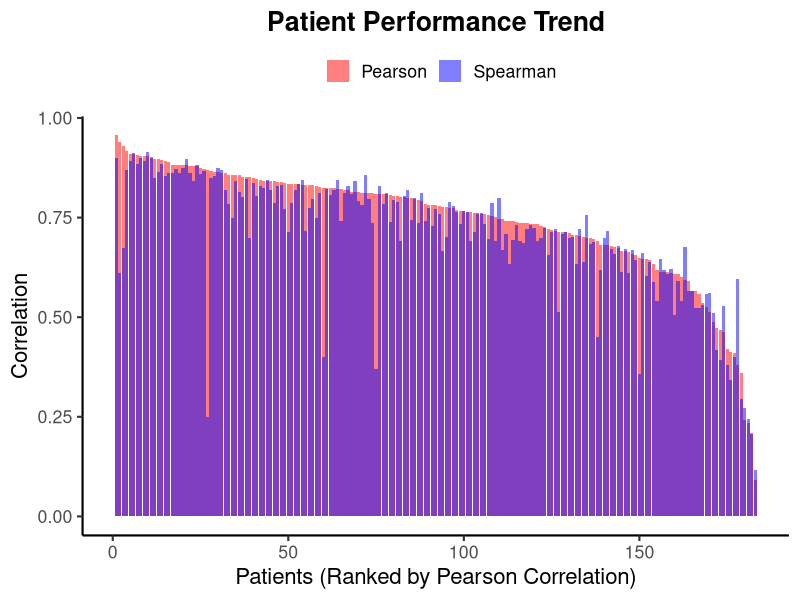
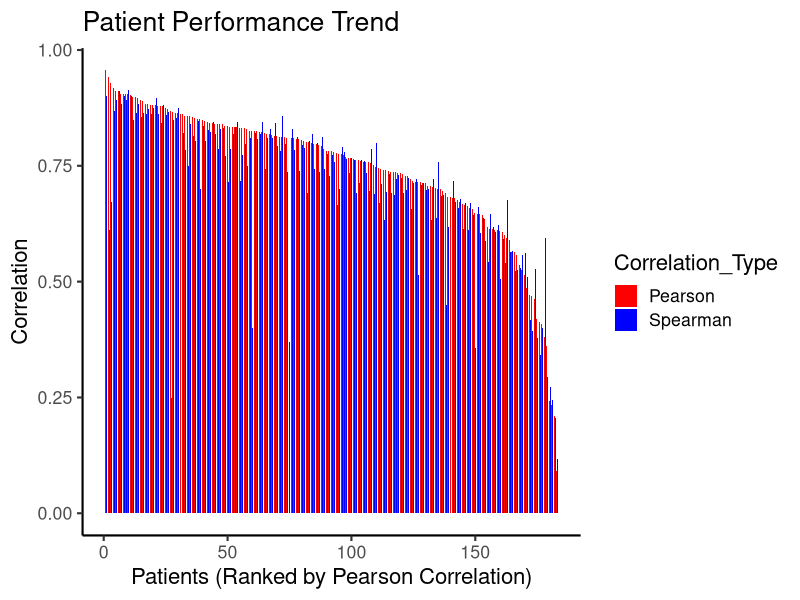
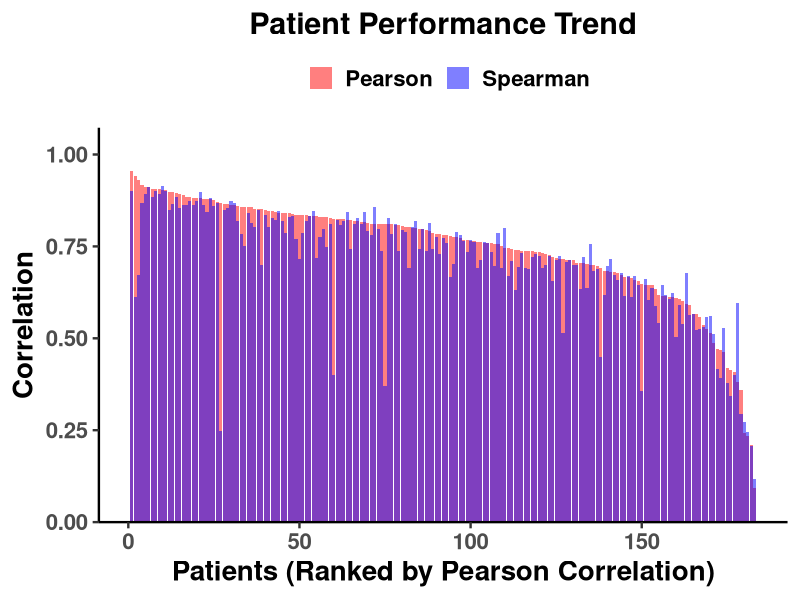
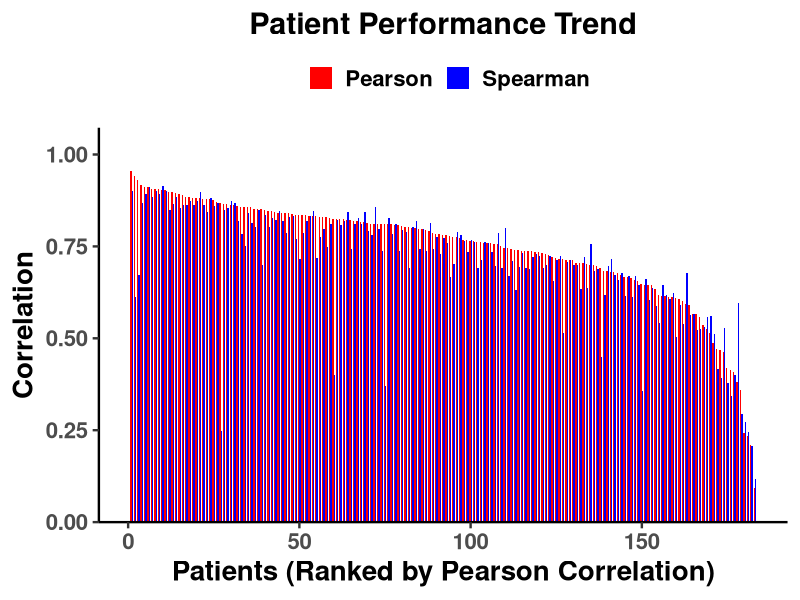
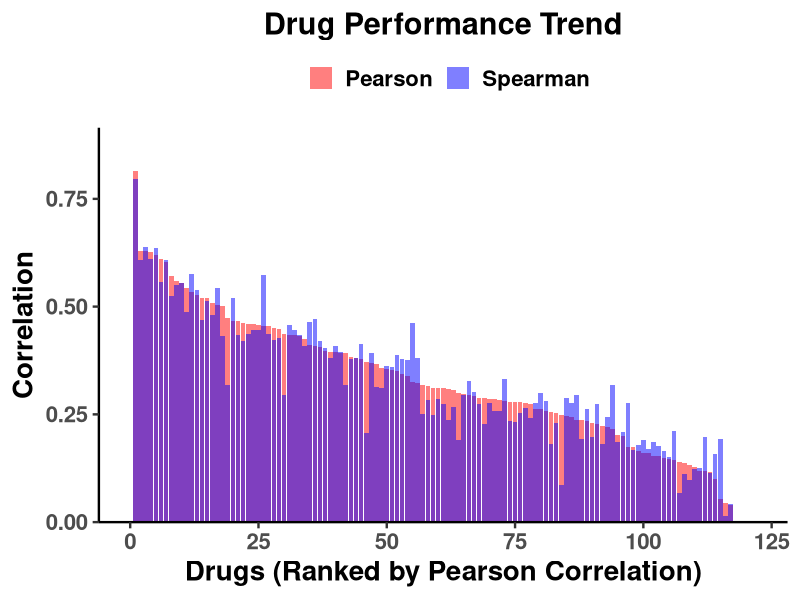
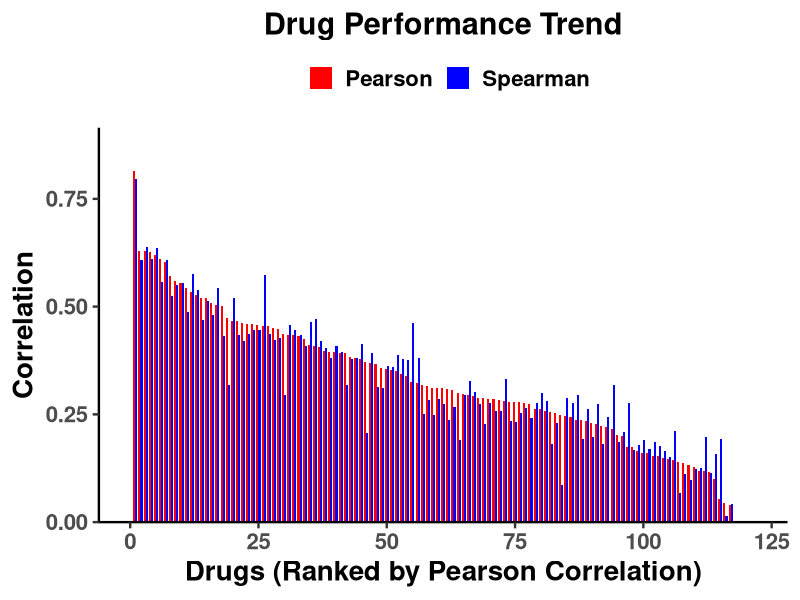
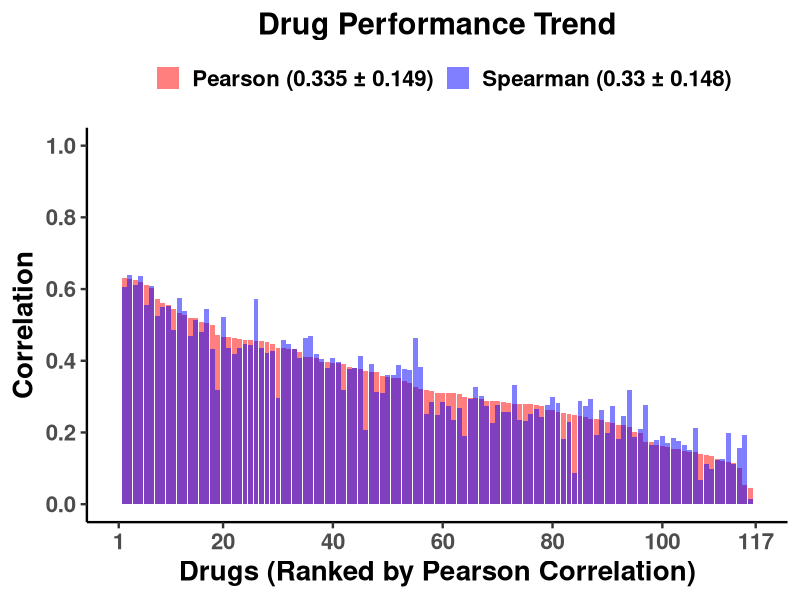
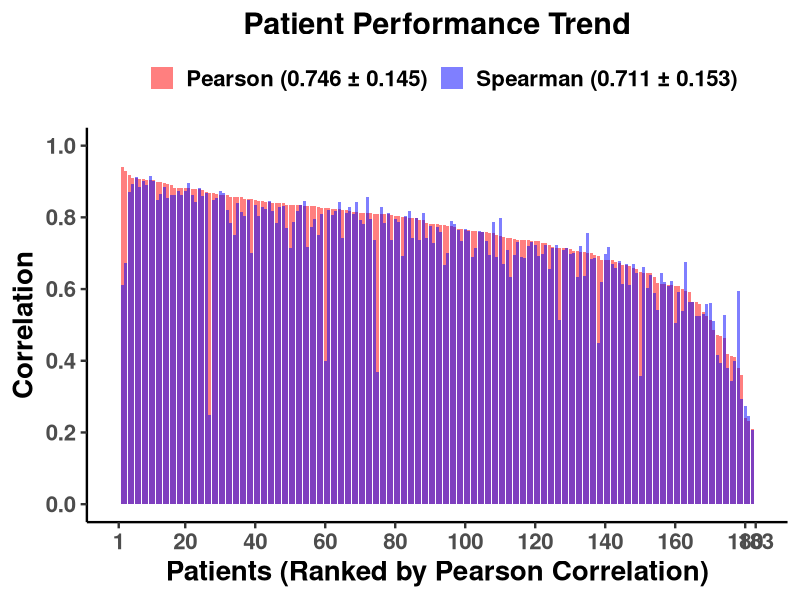

Generate these figures, in order, with R:

########################
library(dplyr)
library(ggplot2)
library(tidyr)
library(gridExtra)

# =========================================================
# Load data
# =========================================================
setwd("/export/cse/rmall/Raghvendra/PT-AML2.0/Results/Tables/best_model_correlation_interpretation/correlation results/")

data <- read.csv(
  "../prediction_data.csv",
  header = TRUE,
  sep = ","
)

# =========================================================
# MAE calculations
# =========================================================

mae_by_drug <- aggregate(
  abs(data$predictions - data$labels),
  by = list(data$inhibitor),
  FUN = mean
)

mae_by_samples <- aggregate(
  abs(data$predictions - data$labels),
  by = list(data$dbgap_rnaseq_sample),
  FUN = mean
)


library(dplyr)

# Remove inhibitors with <10 samples
data_filtered <- data %>%
  group_by(inhibitor) %>%
  filter(n_distinct(dbgap_rnaseq_sample) >= 100) %>%
  ungroup()

# Remove patients with <10 inhibitors
data_filtered2 <- data_filtered %>%
  group_by(dbgap_rnaseq_sample) %>%
  filter(n_distinct(inhibitor) >= 100) %>%
  ungroup()

# Check result
dim(data_filtered2)

data <- data_filtered
data2 <- data_filtered2

# =========================================================
# PEARSON CORRELATION BY DRUG
# =========================================================

pearson_drug <- split(data2, data2$inhibitor) %>%
  lapply(function(x)
    cor(
      x$predictions,
      x$labels,
      method = "pearson",
      use = "complete.obs"
    )
  )

pearson_drug_df <- data.frame(
  drug = names(pearson_drug),
  pearson_corr = as.numeric(unlist(pearson_drug))
)

# =========================================================
# SPEARMAN CORRELATION BY DRUG
# =========================================================

spearman_drug <- split(data, data$inhibitor) %>%
  lapply(function(x)
    cor(
      x$predictions,
      x$labels,
      method = "spearman",
      use = "complete.obs"
    )
  )

spearman_drug_df <- data.frame(
  drug = names(spearman_drug),
  spearman_corr = as.numeric(unlist(spearman_drug))
)

# =========================================================
# MERGE DRUG CORRELATIONS
# =========================================================

data_drug <- merge(
  pearson_drug_df,
  spearman_drug_df,
  by = "drug"
)

data_drug <- na.omit(data_drug)

write.table(
  data_drug,
  file = "drug_correlations.txt",
  sep = "\t",
  quote = FALSE,
  row.names = FALSE
)

# =========================================================
# PEARSON CORRELATION BY PATIENT
# =========================================================

pearson_patient <- split(data, data$dbgap_rnaseq_sample) %>%
  lapply(function(x)
    cor(
      x$predictions,
      x$labels,
      method = "pearson",
      use = "complete.obs"
    )
  )

pearson_patient_df <- data.frame(
  patients = names(pearson_patient),
  pearson_corr = as.numeric(unlist(pearson_patient))
)

# =========================================================
# SPEARMAN CORRELATION BY PATIENT
# =========================================================

spearman_patient <- split(data, data$dbgap_rnaseq_sample) %>%
  lapply(function(x)
    cor(
      x$predictions,
      x$labels,
      method = "spearman",
      use = "complete.obs"
    )
  )

spearman_patient_df <- data.frame(
  patients = names(spearman_patient),
  spearman_corr = as.numeric(unlist(spearman_patient))
)

# =========================================================
# MERGE PATIENT CORRELATIONS
# =========================================================

data_sam <- merge(
  pearson_patient_df,
  spearman_patient_df,
  by = "patients"
)

data_sam <- na.omit(data_sam)

write.table(
  data_sam,
  file = "sample_correlations.txt",
  sep = "\t",
  quote = FALSE,
  row.names = FALSE
)

# # =========================================================
# # TOP 10 PATIENTS
# # =========================================================
# data_sam <- merge(
#   pearson_patient_df,
#   spearman_patient_df,
#   by = "patients"
# )
# 
# # =====================================================
# # FORCE CLEAN TYPES
# # =====================================================
# 
# data_sam$pearson_corr <- as.numeric(data_sam$pearson_corr)
# data_sam$spearman_corr <- as.numeric(data_sam$spearman_corr)
# data_sam$patients <- as.character(data_sam$patients)
# 
# # remove NA rows
# data_sam <- na.omit(data_sam)
# 
# # verify structure
# str(data_sam)
# top_10_sam <- data_sam %>%
#   dplyr::arrange(desc(pearson_corr)) %>%
#   dplyr::slice(1:10)
# 
# library(dplyr)
# 
# # Count number of inhibitors per patient
# patient_counts <- data %>%
#   group_by(dbgap_rnaseq_sample) %>%
#   summarise(n_inhibitors = n_distinct(inhibitor))
# 
# # Merge counts with top_10_sam
# top_10_sam <- top_10_sam %>%
#   left_join(
#     patient_counts,
#     by = c("patients" = "dbgap_rnaseq_sample")
#   )
# 
# # Add counts to patient names
# top_10_sam$patients <- paste0(
#   top_10_sam$patients,
#   "(",
#   top_10_sam$n_inhibitors,
#   ")"
# )
# 
# # Optional: remove helper column
# top_10_sam$n_inhibitors <- NULL
# 
# head(top_10_sam)
# 
# write.csv(top_10_sam, "top_10_patients.csv")
# top_10_sam_long <- top_10_sam %>%
#   pivot_longer(
#     cols = c(pearson_corr, spearman_corr),
#     names_to = "Correlation_Type",
#     values_to = "Correlation"
#   )
# 
# sam_plot_1 <- ggplot(
#   top_10_sam_long,
#   aes(
#     x = reorder(patients, Correlation),
#     y = Correlation,
#     fill = Correlation_Type
#   )
# ) +
#   geom_bar(
#     stat = "identity",
#     position = position_dodge(width = 0.8)
#   ) +
#   coord_flip() +
#   labs(
#     x = "Patients",
#     y = "Correlation",
#     title = "Top 10 Patients"
#   ) +
#   scale_fill_manual(
#     values = c(
#       "pearson_corr" = "blue",
#       "spearman_corr" = "red"
#     ),
#     labels = c(
#       "Pearson",
#       "Spearman"
#     )
#   ) +
#   theme_minimal()+
#   theme(
#     
#     # title
#     plot.title = element_text(
#       size = 20,
#       face = "bold",
#       hjust = 0.5
#     ),
#     
#     # axis titles
#     axis.title.x = element_text(
#       size = 18,
#       face = "bold"
#     ),
#     
#     axis.title.y = element_text(
#       size = 18,
#       face = "bold"
#     ),
#     
#     # axis text
#     axis.text.x = element_text(
#       size = 14,
#       face = "bold"
#     ),
#     
#     axis.text.y = element_text(
#       size = 14,
#       face = "bold"
#     ),
#     
#     # legend
#     legend.title = element_text(
#       size = 16,
#       face = "bold"
#     ),
#     
#     legend.text = element_text(
#       size = 14,
#       face = "bold"
#     )
#   )
# 
# # =========================================================
# # BOTTOM 10 PATIENTS
# # =========================================================
# 
# bottom_10_sam <- data_sam %>%
#   dplyr::arrange(pearson_corr) %>%
#   dplyr::slice(1:10)
# library(dplyr)
# 
# # Count number of inhibitors per patient
# patient_counts <- data %>%
#   group_by(dbgap_rnaseq_sample) %>%
#   summarise(n_inhibitors = n_distinct(inhibitor))
# 
# # Merge counts with bottom_10_sam
# bottom_10_sam <- bottom_10_sam %>%
#   left_join(
#     patient_counts,
#     by = c("patients" = "dbgap_rnaseq_sample")
#   )
# 
# # Add counts to patient names
# bottom_10_sam$patients <- paste0(
#   bottom_10_sam$patients,
#   "(",
#   bottom_10_sam$n_inhibitors,
#   ")"
# )
# 
# # Optional: remove helper column
# bottom_10_sam$n_inhibitors <- NULL
# 
# head(bottom_10_sam)
# write.csv(bottom_10_sam, "bottom_10_sam.csv")
# bottom_10_sam_long <- bottom_10_sam %>%
#   pivot_longer(
#     cols = c(pearson_corr, spearman_corr),
#     names_to = "Correlation_Type",
#     values_to = "Correlation"
#   )
# 
# sam_plot_2 <- ggplot(
#   bottom_10_sam_long,
#   aes(
#     x = reorder(patients, Correlation),
#     y = Correlation,
#     fill = Correlation_Type
#   )
# ) +
#   geom_bar(
#     stat = "identity",
#     position = position_dodge(width = 0.8)
#   ) +
#   coord_flip() +
#   labs(
#     x = "Patients",
#     y = "Correlation",
#     title = "Bottom 10 Patients"
#   ) +
#   scale_fill_manual(
#     values = c(
#       "pearson_corr" = "blue",
#       "spearman_corr" = "red"
#     ),
#     labels = c(
#       "Pearson",
#       "Spearman"
#     )
#   ) +
#   theme_minimal()+
#   theme(
#     
#     # title
#     plot.title = element_text(
#       size = 20,
#       face = "bold",
#       hjust = 0.5
#     ),
#     
#     # axis titles
#     axis.title.x = element_text(
#       size = 18,
#       face = "bold"
#     ),
#     
#     axis.title.y = element_text(
#       size = 18,
#       face = "bold"
#     ),
#     
#     # axis text
#     axis.text.x = element_text(
#       size = 14,
#       face = "bold"
#     ),
#     
#     axis.text.y = element_text(
#       size = 14,
#       face = "bold"
#     ),
#     
#     # legend
#     legend.title = element_text(
#       size = 16,
#       face = "bold"
#     ),
#     
#     legend.text = element_text(
#       size = 14,
#       face = "bold"
#     )
#   )
# 
# # =========================================================
# # COMBINE PATIENT PLOTS
# # =========================================================
# 
# sam <- grid.arrange(
#   sam_plot_1,
#   sam_plot_2,
#   ncol = 2,
#   top = "Pearson vs Spearman Correlation for Patients"
# )
# 
# ggsave(
#   "combined_plot_patients.png",
#   sam,
#   width = 14,
#   height = 6,
#   dpi = 300
# )
# 
# # =========================================================
# # TOP 10 DRUGS
# # =========================================================
# 
# top_10_drug <- data_drug %>%
#   dplyr::arrange(desc(pearson_corr)) %>%
#   dplyr::slice(1:10)
# library(dplyr)
# 
# # Count number of samples per inhibitor
# drug_counts <- data %>%
#   group_by(inhibitor) %>%
#   summarise(n_samples = n_distinct(dbgap_rnaseq_sample))
# 
# # Merge counts with top_10_drug
# top_10_drug <- top_10_drug %>%
#   left_join(
#     drug_counts,
#     by = c("drug" = "inhibitor")
#   )
# 
# # Add counts to drug names
# top_10_drug$drug <- paste0(
#   top_10_drug$drug,
#   "(",
#   top_10_drug$n_samples,
#   ")"
# )
# 
# # Optional: remove helper column
# top_10_drug$n_samples <- NULL
# 
# head(top_10_drug)
# write.csv(top_10_drug, "top_10_drugs.csv")
# top_10_drug_long <- top_10_drug %>%
#   pivot_longer(
#     cols = c(pearson_corr, spearman_corr),
#     names_to = "Correlation_Type",
#     values_to = "Correlation"
#   )
# 
# drug_plot_1 <- ggplot(
#   top_10_drug_long,
#   aes(
#     x = reorder(drug, Correlation),
#     y = Correlation,
#     fill = Correlation_Type
#   )
# ) +
#   geom_bar(
#     stat = "identity",
#     position = position_dodge(width = 0.8)
#   ) +
#   coord_flip() +
#   labs(
#     x = "Drug",
#     y = "Correlation",
#     title = "Top 10 Drugs"
#   ) +
#   scale_fill_manual(
#     values = c(
#       "pearson_corr" = "blue",
#       "spearman_corr" = "red"
#     ),
#     labels = c(
#       "Pearson",
#       "Spearman"
#     )
#   ) +
#   theme_minimal()+
#   theme(
#     
#     # title
#     plot.title = element_text(
#       size = 20,
#       face = "bold",
#       hjust = 0.5
#     ),
#     
#     # axis titles
#     axis.title.x = element_text(
#       size = 18,
#       face = "bold"
#     ),
#     
#     axis.title.y = element_text(
#       size = 18,
#       face = "bold"
#     ),
#     
#     # axis text
#     axis.text.x = element_text(
#       size = 14,
#       face = "bold"
#     ),
#     
#     axis.text.y = element_text(
#       size = 14,
#       face = "bold"
#     ),
#     
#     # legend
#     legend.title = element_text(
#       size = 16,
#       face = "bold"
#     ),
#     
#     legend.text = element_text(
#       size = 14,
#       face = "bold"
#     )
#   )
# 
# # =========================================================
# # BOTTOM 10 DRUGS
# # =========================================================
# 
# bottom_10_drug <- data_drug %>%
#   dplyr::arrange(pearson_corr) %>%
#   dplyr::slice(1:10)
# library(dplyr)
# 
# # Count number of samples per inhibitor
# drug_counts <- data %>%
#   group_by(inhibitor) %>%
#   summarise(n_samples = n_distinct(dbgap_rnaseq_sample))
# 
# # Merge counts with bottom_10_drug
# bottom_10_drug <- bottom_10_drug %>%
#   left_join(
#     drug_counts,
#     by = c("drug" = "inhibitor")
#   )
# 
# # Add counts to drug names
# bottom_10_drug$drug <- paste0(
#   bottom_10_drug$drug,
#   "(",
#   bottom_10_drug$n_samples,
#   ")"
# )
# 
# # Optional: remove helper column
# bottom_10_drug$n_samples <- NULL
# 
# head(bottom_10_drug)
# write.csv(bottom_10_drug, "bottom_10_drugs.csv")
# bottom_10_drug_long <- bottom_10_drug %>%
#   pivot_longer(
#     cols = c(pearson_corr, spearman_corr),
#     names_to = "Correlation_Type",
#     values_to = "Correlation"
#   )
# 
# drug_plot_2 <- ggplot(
#   bottom_10_drug_long,
#   aes(
#     x = reorder(drug, Correlation),
#     y = Correlation,
#     fill = Correlation_Type
#   )
# ) +
#   geom_bar(
#     stat = "identity",
#     position = position_dodge(width = 0.8)
#   ) +
#   coord_flip() +
#   labs(
#     x = "Drug",
#     y = "Correlation",
#     title = "Bottom 10 Drugs"
#   ) +
#   scale_fill_manual(
#     values = c(
#       "pearson_corr" = "blue",
#       "spearman_corr" = "red"
#     ),
#     labels = c(
#       "Pearson",
#       "Spearman"
#     )
#   ) +
#   theme_minimal()+
#   theme(
#     
#     # title
#     plot.title = element_text(
#       size = 20,
#       face = "bold",
#       hjust = 0.5
#     ),
#     
#     # axis titles
#     axis.title.x = element_text(
#       size = 18,
#       face = "bold"
#     ),
#     
#     axis.title.y = element_text(
#       size = 18,
#       face = "bold"
#     ),
#     
#     # axis text
#     axis.text.x = element_text(
#       size = 14,
#       face = "bold"
#     ),
#     
#     axis.text.y = element_text(
#       size = 14,
#       face = "bold"
#     ),
#     
#     # legend
#     legend.title = element_text(
#       size = 16,
#       face = "bold"
#     ),
#     
#     legend.text = element_text(
#       size = 14,
#       face = "bold"
#     )
#   )
# 
# # =========================================================
# # COMBINE DRUG PLOTS
# # =========================================================
# 
# drug <- grid.arrange(
#   drug_plot_1,
#   drug_plot_2,
#   ncol = 2,
#   top = "Pearson vs Spearman Correlation for Drugs"
# )
# 
# ggsave(
#   "combined_plot_drug.png",
#   drug,
#   width = 14,
#   height = 6,
#   dpi = 300
# )
# 
# # =========================================================
# # FINAL COMBINED PLOT
# # =========================================================
# 
# all_plot <- grid.arrange(
#   sam,
#   drug,
#   nrow = 2
# )
# 
# ggsave(
#   "all_correlations.png",
#   all_plot,
#   width = 14,
#   height = 12,
#   dpi = 300
# )
# 
# ggsave(
#   "all_correlations.pdf",
#   all_plot,
#   width = 14,
#   height = 12,
#   dpi = 300,
#   device = "pdf"
# )
# 
# ###Patient performace trend
# library(dplyr)
# library(ggplot2)
# 
# patient_trend <- data_sam %>%
#   arrange(desc(pearson_corr)) %>%
#   mutate(
#     Rank = 1:n(),
#     Top10 = Rank <= 10
#   )
# 
# ggplot(
#   patient_trend,
#   aes(
#     x = Rank,
#     y = pearson_corr,
#     fill = Top10
#   )
# ) +
#   geom_col() +
#   scale_fill_manual(
#     values = c(
#       "TRUE" = "red",
#       "FALSE" = "grey80"
#     ),
#     labels = c(
#       "Other Patients",
#       "Top 10 Patients"
#     ),
#     name = ""
#   ) +
#   labs(
#     title = "Patient Performance Trend",
#     x = "Patients (Ranked by Pearson Correlation)",
#     y = "Pearson Correlation"
#   ) +
#   theme_classic(base_size = 16)

#####pearson and spearman both overlap
library(dplyr)
library(tidyr)
library(ggplot2)

patient_trend <- data_sam %>%
  arrange(desc(pearson_corr)) %>%
  mutate(Rank = 1:n())

patient_long <- patient_trend %>%
  pivot_longer(
    cols = c(pearson_corr, spearman_corr),
    names_to = "Correlation_Type",
    values_to = "Correlation"
  )

ggplot(
  patient_long,
  aes(
    x = Rank,
    y = Correlation,
    fill = Correlation_Type
  )
) +
  geom_col(
    position = "identity",
    alpha = 0.5,
    width = 0.9
  ) +
  scale_fill_manual(
    values = c(
      "pearson_corr" = "red",
      "spearman_corr" = "blue"
    ),
    labels = c(
      "Pearson",
      "Spearman"
    )
  ) +
  labs(
    title = "Patient Performance Trend",
    x = "Patients (Ranked by Pearson Correlation)",
    y = "Correlation",
    fill = ""
  ) +
  theme_classic(base_size = 16) +
  theme(
    plot.title = element_text(
      hjust = 0.5,
      face = "bold"
    ),
    legend.position = "top"
  )

#### pearson and spearman side by side
ggplot(
  patient_long,
  aes(
    x = Rank,
    y = Correlation,
    fill = Correlation_Type
  )
) +
  geom_col(
    position = position_dodge(width = 0.8),
    width = 0.8
  ) +
  scale_fill_manual(
    values = c(
      "pearson_corr" = "red",
      "spearman_corr" = "blue"
    ),
    labels = c(
      "Pearson",
      "Spearman"
    )
  ) +
  labs(
    title = "Patient Performance Trend",
    x = "Patients (Ranked by Pearson Correlation)",
    y = "Correlation"
  ) +
  theme_classic(base_size = 16)
### some changes
# Maximum correlation value
ymax <- max(patient_long$Correlation, na.rm = TRUE) * 1.10
xmax <- max(length(patient_long$patients), na.rm = TRUE) * 1.10
common_theme <- theme_classic(base_size = 18) +
  theme(
    plot.title = element_text(
      size = 22,
      face = "bold",
      hjust = 0.5
    ),
    axis.title.x = element_text(
      size = 20,
      face = "bold"
    ),
    axis.title.y = element_text(
      size = 20,
      face = "bold"
    ),
    axis.text.x = element_text(
      size = 16,
      face = "bold"
    ),
    axis.text.y = element_text(
      size = 16,
      face = "bold"
    ),
    legend.title = element_text(
      size = 18,
      face = "bold"
    ),
    legend.text = element_text(
      size = 16,
      face = "bold"
    ),
    legend.position = "top"
  )
p1 <- ggplot(
  patient_long,
  aes(
    x = Rank,
    y = Correlation,
    fill = Correlation_Type
  )
) +
  geom_col(
    position = "identity",
    alpha = 0.5,
    width = 0.9
  ) +
  scale_fill_manual(
    values = c(
      "pearson_corr" = "red",
      "spearman_corr" = "blue"
    ),
    labels = c(
      "Pearson",
      "Spearman"
    )
  ) +
  scale_y_continuous(
    limits = c(0, ymax),
    expand = expansion(mult = c(0, 0.02))
  ) +
  labs(
    title = "Patient Performance Trend",
    x = "Patients (Ranked by Pearson Correlation)",
    y = "Correlation",
    fill = ""
  ) +
  common_theme

p1
ggsave(
  "Patient_Performance_Trend_Overlay.pdf",
  p1,
  width = 10,
  height = 6
)

p2 <- ggplot(
  patient_long,
  aes(
    x = Rank,
    y = Correlation,
    fill = Correlation_Type
  )
) +
  geom_col(
    position = position_dodge(width = 0.8),
    width = 0.8
  ) +
  scale_fill_manual(
    values = c(
      "pearson_corr" = "red",
      "spearman_corr" = "blue"
    ),
    labels = c(
      "Pearson",
      "Spearman"
    )
  ) +
  scale_y_continuous(
    limits = c(0, ymax),
    expand = expansion(mult = c(0, 0.02))
  ) +
  labs(
    title = "Patient Performance Trend",
    x = "Patients (Ranked by Pearson Correlation)",
    y = "Correlation",
    fill = ""
  ) +
  common_theme

p2
ggsave(
  "Patient_Performance_Trend_Dodge.pdf",
  p2,
  width = 10,
  height = 6
)

#########for drugs
library(dplyr)
library(tidyr)

drug_trend <- data_drug %>%
  arrange(desc(pearson_corr)) %>%
  mutate(
    Rank = 1:n()
  )

drug_long <- drug_trend %>%
  pivot_longer(
    cols = c(pearson_corr, spearman_corr),
    names_to = "Correlation_Type",
    values_to = "Correlation"
  )

ymax_drug <- max(drug_long$Correlation, na.rm = TRUE) * 1.10
drug_p1 <- ggplot(
  drug_long,
  aes(
    x = Rank,
    y = Correlation,
    fill = Correlation_Type
  )
) +
  geom_col(
    position = "identity",
    alpha = 0.5,
    width = 0.9
  ) +
  scale_fill_manual(
    values = c(
      "pearson_corr" = "red",
      "spearman_corr" = "blue"
    ),
    labels = c(
      "Pearson",
      "Spearman"
    )
  ) +
  scale_x_continuous(
    limits = c(0, max(drug_trend$Rank) + 5)
  ) +
  scale_y_continuous(
    limits = c(0, ymax_drug),
    expand = expansion(mult = c(0, 0.02))
  ) +
  labs(
    title = "Drug Performance Trend",
    x = "Drugs (Ranked by Pearson Correlation)",
    y = "Correlation",
    fill = ""
  ) +
  common_theme

drug_p1
ggsave(
  "Drug_Performance_Trend_Overlay.pdf",
  drug_p1,
  width = 10,
  height = 6
)
drug_p2 <- ggplot(
  drug_long,
  aes(
    x = Rank,
    y = Correlation,
    fill = Correlation_Type
  )
) +
  geom_col(
    position = position_dodge(width = 0.8),
    width = 0.8
  ) +
  scale_fill_manual(
    values = c(
      "pearson_corr" = "red",
      "spearman_corr" = "blue"
    ),
    labels = c(
      "Pearson",
      "Spearman"
    )
  ) +
  scale_x_continuous(
    limits = c(0, max(drug_trend$Rank) + 5)
  ) +
  scale_y_continuous(
    limits = c(0, ymax_drug),
    expand = expansion(mult = c(0, 0.02))
  ) +
  labs(
    title = "Drug Performance Trend",
    x = "Drugs (Ranked by Pearson Correlation)",
    y = "Correlation",
    fill = ""
  ) +
  common_theme

drug_p2
ggsave(
  "Drug_Performance_Trend_Dodge.pdf",
  drug_p2,
  width = 10,
  height = 6
)

#########with mean sd 
pearson_mean <- mean(data_drug$pearson_corr, na.rm = TRUE)
pearson_sd   <- sd(data_drug$pearson_corr, na.rm = TRUE)

spearman_mean <- mean(data_drug$spearman_corr, na.rm = TRUE)
spearman_sd   <- sd(data_drug$spearman_corr, na.rm = TRUE)

legend_labels <- c(
  pearson_corr = paste0(
    "Pearson (",
    round(pearson_mean, 3),
    " \u00B1 ",
    round(pearson_sd, 3),
    ")"
  ),
  spearman_corr = paste0(
    "Spearman (",
    round(spearman_mean, 3),
    " \u00B1 ",
    round(spearman_sd, 3),
    ")"
  )
)
max_rank <- max(drug_trend$Rank)

drug_p2 <- ggplot(
  drug_long,
  aes(
    x = Rank,
    y = Correlation,
    fill = Correlation_Type
  )
) +
  geom_col(
    position = position_dodge(width = 0.8),
    width = 0.8
  ) +
  scale_fill_manual(
    values = c(
      "pearson_corr" = "red",
      "spearman_corr" = "blue"
    ),
    labels = legend_labels
  ) +
  scale_x_continuous(
    limits = c(1, max_rank),
    breaks = c(1, seq(20, max_rank, by = 20), max_rank)
  ) +
  scale_y_continuous(
    limits = c(0, 1),
    breaks = seq(0, 1, by = 0.2)
  ) +
  labs(
    title = "Drug Performance Trend",
    x = "Drugs (Ranked by Pearson Correlation)",
    y = "Correlation",
    fill = ""
  ) +
  common_theme
ggsave(
  "Final_Drug_Performance_Trend_sidebyside.pdf",
  drug_p2,
  width = 10,
  height = 6,
  device = cairo_pdf
)


max_rank <- max(drug_trend$Rank)

drug_p1 <- ggplot(
  drug_long,
  aes(
    x = Rank,
    y = Correlation,
    fill = Correlation_Type
  )
) +
  geom_col(
    position = "identity",
    alpha = 0.5,
    width = 0.9
  ) +
  scale_fill_manual(
    values = c(
      "pearson_corr" = "red",
      "spearman_corr" = "blue"
    ),
    labels = legend_labels
  ) +
  scale_x_continuous(
    limits = c(1, max_rank),
    breaks = c(1, seq(20, max_rank, by = 20), max_rank)
  ) +
  scale_y_continuous(
    limits = c(0, 1),
    breaks = seq(0, 1, 0.2)
  ) +
  labs(
    title = "Drug Performance Trend",
    x = "Drugs (Ranked by Pearson Correlation)",
    y = "Correlation",
    fill = ""
  ) +
  common_theme

drug_p1
ggsave(
  "Final_Drug_Performance_Trend_Overlap.pdf",
  drug_p1,
  width = 10,
  height = 6,
  device = cairo_pdf
)


#########patients plot
pearson_mean_pat <- mean(data_sam$pearson_corr, na.rm = TRUE)
pearson_sd_pat   <- sd(data_sam$pearson_corr, na.rm = TRUE)

spearman_mean_pat <- mean(data_sam$spearman_corr, na.rm = TRUE)
spearman_sd_pat   <- sd(data_sam$spearman_corr, na.rm = TRUE)
legend_labels_pat <- c(
  pearson_corr = paste0(
    "Pearson (",
    round(pearson_mean_pat, 3),
    " ± ",
    round(pearson_sd_pat, 3),
    ")"
  ),
  spearman_corr = paste0(
    "Spearman (",
    round(spearman_mean_pat, 3),
    " ± ",
    round(spearman_sd_pat, 3),
    ")"
  )
)
library(dplyr)
library(tidyr)

patient_trend <- data_sam %>%
  arrange(desc(pearson_corr)) %>%
  mutate(Rank = 1:n())

patient_long <- patient_trend %>%
  pivot_longer(
    cols = c(pearson_corr, spearman_corr),
    names_to = "Correlation_Type",
    values_to = "Correlation"
  )

max_rank_pat <- max(patient_trend$Rank)
patient_overlap <- ggplot(
  patient_long,
  aes(
    x = Rank,
    y = Correlation,
    fill = Correlation_Type
  )
) +
  geom_col(
    position = "identity",
    alpha = 0.5,
    width = 0.9
  ) +
  scale_fill_manual(
    values = c(
      "pearson_corr" = "red",
      "spearman_corr" = "blue"
    ),
    labels = legend_labels_pat
  ) +
  scale_x_continuous(
    limits = c(1, max_rank_pat),
    breaks = c(1, seq(20, max_rank_pat, by = 20), max_rank_pat)
  ) +
  scale_y_continuous(
    limits = c(0, 1),
    breaks = seq(0, 1, 0.2)
  ) +
  labs(
    title = "Patient Performance Trend",
    x = "Patients (Ranked by Pearson Correlation)",
    y = "Correlation",
    fill = ""
  ) +
  common_theme

patient_overlap
ggsave(
  "Final_Patient_Performance_Trend_Overlap.pdf",
  patient_overlap,
  width = 10,
  height = 6,
  device = cairo_pdf
)

patient_dodge <- ggplot(
  patient_long,
  aes(
    x = Rank,
    y = Correlation,
    fill = Correlation_Type
  )
) +
  geom_col(
    position = position_dodge(width = 0.8),
    width = 0.8
  ) +
  scale_fill_manual(
    values = c(
      "pearson_corr" = "red",
      "spearman_corr" = "blue"
    ),
    labels = legend_labels_pat
  ) +
  scale_x_continuous(
    limits = c(1, max_rank_pat),
    breaks = c(1, seq(20, max_rank_pat, by = 20), max_rank_pat)
  ) +
  scale_y_continuous(
    limits = c(0, 1),
    breaks = seq(0, 1, 0.2)
  ) +
  labs(
    title = "Patient Performance Trend",
    x = "Patients (Ranked by Pearson Correlation)",
    y = "Correlation",
    fill = ""
  ) +
  common_theme

patient_dodge
ggsave(
  "Final_Patient_Performance_Trend_Dodge.pdf",
  patient_dodge,
  width = 10,
  height = 6,
  device = cairo_pdf
)
